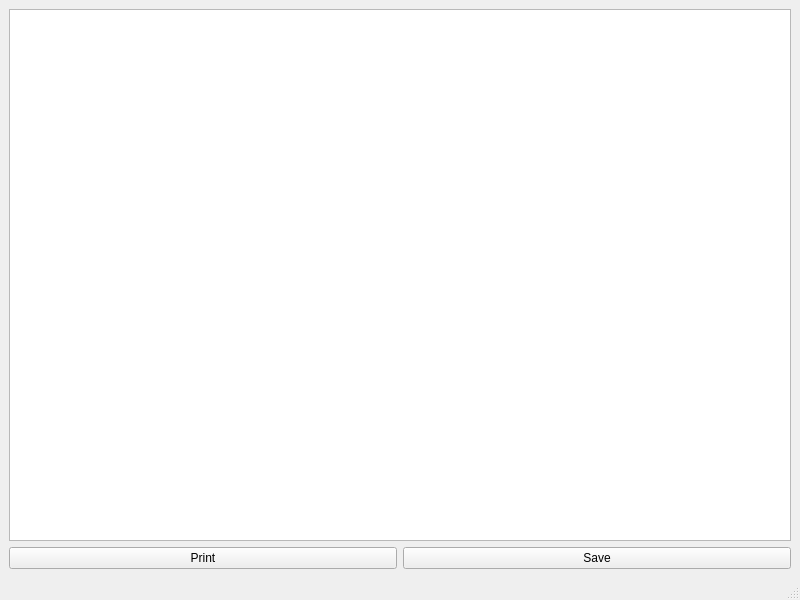
<?xml version="1.0" encoding="UTF-8"?>
<ui version="4.0">
 <class>MainWindow</class>
 <widget class="QMainWindow" name="MainWindow">
  <property name="geometry">
   <rect>
    <x>0</x>
    <y>0</y>
    <width>800</width>
    <height>600</height>
   </rect>
  </property>
  <property name="windowTitle">
   <string>MainWindow</string>
  </property>
  <widget class="QWidget" name="centralwidget">
   <layout class="QVBoxLayout" name="verticalLayout">
    <item>
     <widget class="QPlainTextEdit" name="plainTextEdit">
      <property name="plainText">
       <string/>
      </property>
     </widget>
    </item>
    <item>
     <layout class="QHBoxLayout" name="horizontalLayout">
      <property name="bottomMargin">
       <number>0</number>
      </property>
      <item>
       <widget class="QPushButton" name="print_button">
        <property name="text">
         <string>Print</string>
        </property>
       </widget>
      </item>
      <item>
       <widget class="QPushButton" name="save_button">
        <property name="text">
         <string>Save</string>
        </property>
       </widget>
      </item>
     </layout>
    </item>
   </layout>
  </widget>
  <widget class="QMenuBar" name="menubar">
   <property name="geometry">
    <rect>
     <x>0</x>
     <y>0</y>
     <width>800</width>
     <height>22</height>
    </rect>
   </property>
  </widget>
  <widget class="QStatusBar" name="statusbar"/>
 </widget>
 <resources/>
 <connections/>
</ui>
